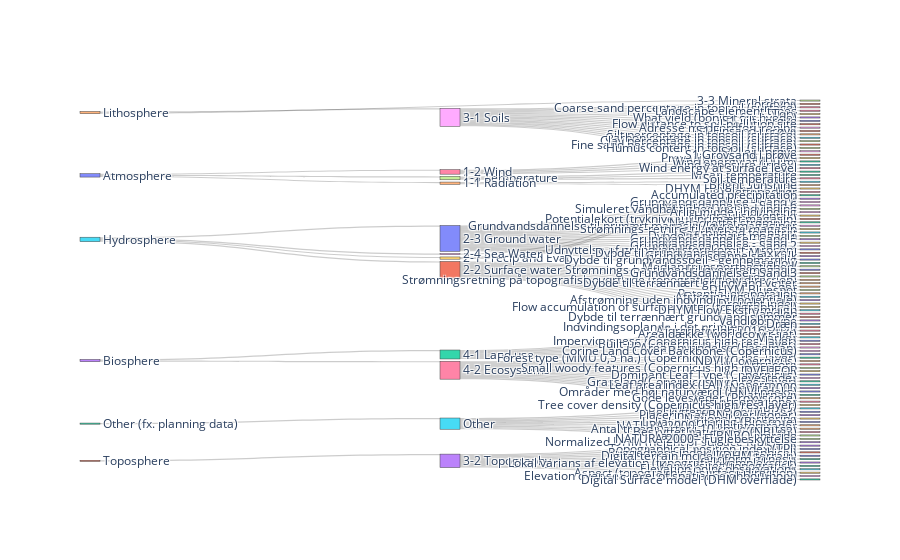

Notebook cell for this chart:
### Code cell
fig = go.Figure(go.Sankey(
    arrangement = "snap",
    node = {
        "label": node_labels,

        'pad':10},  # 10 Pixels
    link = {
        "source": source_indices,
        "target": target_indices,
        "value": values}))

fig.show()

### Figure 1 — Plotly figure (JSON) as saved in the notebook; plotly's stock layout.template omitted (floating-point values rounded to 4 significant figures; data arrays with more than 128 entries replaced by an {"elided": "..."} marker saying what was removed)
{"data": [{"arrangement": "snap", "link": {"source": [0, 0, 0, 1, 2, 3, 3, 4, 4, 5, 5, 5, 5, 6, 6, 6, 6, 6, 6, 6, 6, 6, 6, 6, 6, 6, 6, 6, 6, 7, 7, 7, 8, 8, 8, 8, 8, 8, 8, 8, 8, 8, 8, 8, 8, 8, 8, 8, 9, 9, 10, 10, 10, 10, 10, 10, 10, 10, 10, 10, 10, 10, 10, 10, 10, 10, 10, 10, 10, 10, 10, 10, 10, 11, 11, 11, 11, 11, 11, 11, 11, 11, 11, 11, 11, 11, 11, 11, 12, 12, 12, 12, 12, 12, 12, 12, 13, 13, 13, 13, 13, 13, 13, 13, 13, 13, 13, 13, 14, 14, 15, 15, 15, 15, 15, 15, 15, 15, 15, 15, 16, 16, 16, 16, 18], "target": [14, 16, 7, 13, 15, 12, 6, 8, 17, 9, 11, 10, 18, 126, 58, 36, 113, 20, 39, 122, 120, 124, 40, 95, 24, 129, 82, 37, 22, 52, 42, 96, 70, 41, 108, 81, 111, 59, 56, 78, 87, 84, 46, 91, 85, 63, 97, 71, 66, 72, 127, 48, 100, 62, 49, 112, 110, 47, 69, 130, 77, 68, 23, 103, 83, 98, 131, 28, 89, 38, 101, 75, 51, 123, 116, 54, 65, 125, 34, 57, 109, 115, 44, 121, 99, 64, 73, 27, 45, 88, 26, 31, 118, 86, 50, 21, 60, 93, 102, 61, 119, 53, 128, 132, 80, 105, 92, 33, 55, 74, 107, 25, 79, 43, 106, 30, 104, 94, 117, 90, 35, 76, 32, 19, 29], "value": [1, 1, 1, 1, 1, 1, 1, 1, 1, 1, 1, 1, 1, 1, 1, 1, 1, 1, 1, 1, 1, 1, 1, 1, 1, 1, 1, 1, 1, 1, 1, 1, 1, 1, 1, 1, 1, 1, 1, 1, 1, 1, 1, 1, 1, 1, 1, 1, 1, 1, 1, 1, 1, 1, 1, 1, 1, 1, 1, 1, 1, 1, 1, 1, 1, 1, 1, 1, 1, 1, 1, 1, 1, 1, 1, 1, 1, 1, 1, 1, 1, 1, 1, 1, 1, 1, 1, 1, 1, 1, 1, 1, 1, 1, 1, 1, 1, 1, 1, 1, 1, 1, 1, 1, 1, 1, 1, 1, 1, 1, 1, 1, 1, 1, 1, 1, 1, 1, 1, 1, 1, 1, 1, 1, 1]}, "node": {"label": {"elided": "133 str values"}, "pad": 10}, "type": "sankey"}], "layout": {"autosize": true}}
